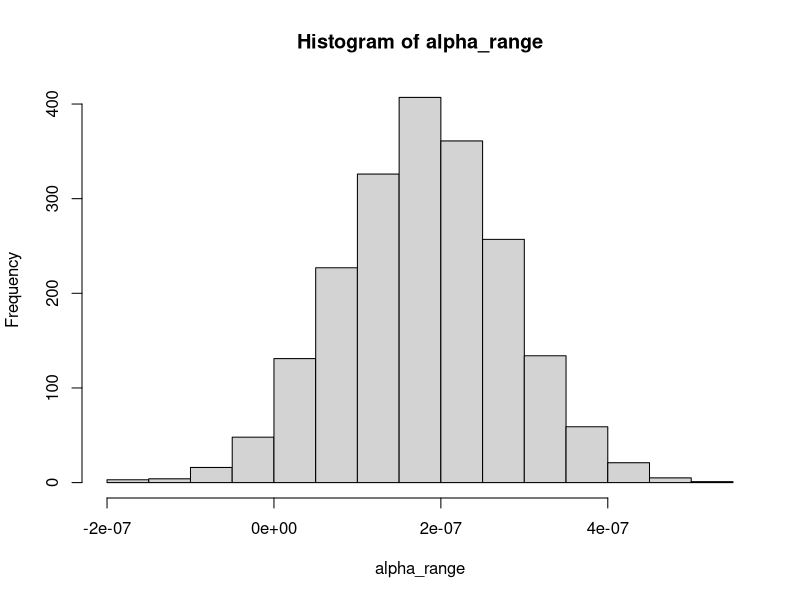

The R source for this figure: (Note: this script raises an error after producing the figure.)
library(boot)
#select alpha values between 
alpha_range<-rnorm(n=2000, mean=1.803*10^-7, sd=9.681081*10^-08)
hist(alpha_range)
#select values for specific heat capacity
#cp_soilds*rho_solids*v_solids+cp_water*rho_water*theta
#the density of water is 998 kg/m3
rho_water<- 998 #kg/m3
rho_solids=rnorm(n=2000, mean=1500, sd=100)
#####cp = specific heat
#specific heat of soil solids for sandy loam soil
#from Ochsner, 2001 
cp_solids<- rnorm(n=2000, mean=801, sd=10) #J/(kg K) 
#specific heat of water: 4182 J/kg/K
cp_water<- 4182 # J/kg/K
#soil water content for test days
starttime_1 <- as.POSIXct("2021-07-30 08:00:00 CEST")
endtime_1 <- as.POSIXct("2021-07-31 08:00:00 CEST")
VWC_1<-mean(dat.soil.merge$mean_VWC[dat.soil.merge$TIMESTAMP>=starttime_1&dat.soil.merge$TIMESTAMP<=endtime_1], na.rm=T)

#subset 2: "2021-08-10 13:05:12 CEST"  to "2021-08-11 13:05:36 CEST"
starttime_2 <- as.POSIXct("2021-08-04 00:00:00 CEST")
endtime_2 <- as.POSIXct("2021-08-05 00:00:00 CEST")
VWC_2<-mean(dat.soil.merge$mean_VWC[dat.soil.merge$TIMESTAMP>=starttime_2&dat.soil.merge$TIMESTAMP<=endtime_2], na.rm=T)

#subset 3 "2021-08-10 19:46:48 CEST" "2021-08-11 19:47:12 CEST"
starttime_3<-as.POSIXct("2021-08-11 00:00:00 CEST")
endtime_3<-as.POSIXct("2021-08-12 00:00:00 CEST")
VWC_3<-mean(dat.soil.merge$mean_VWC[dat.soil.merge$TIMESTAMP>=starttime_3&dat.soil.merge$TIMESTAMP<=endtime_3], na.rm=T)

#create input dataframe to bootstrap from
dat_1<-data.frame("alpha"=alpha_range, "rho_water"=998, 
                "cp_water"= 4182,  "theta"=VWC_1,
                "rho_soilds"=rho_solids,
                "cp_soilds"=cp_solids, 
                "v_solids"= 1-VWC_1)
dat_2<-data.frame("alpha"=alpha_range, "rho_water"=998, 
                  "cp_water"= 4182,  "theta"=VWC_2,
                  "rho_soilds"=rho_solids,
                  "cp_soilds"=cp_solids, 
                  "v_solids"= 1-VWC_2)
dat_3<-data.frame("alpha"=alpha_range, "rho_water"=998, 
                  "cp_water"= 4182,  "theta"=VWC_3,
                  "rho_soilds"=rho_solids,
                  "cp_soilds"=cp_solids, 
                  "v_solids"= 1-VWC_3)
str(dat_1)
#define function 
cond<-function(dat=dat, indices){
  dt<-dat[indices,]
  k<-c(dt[,1]*(dt[,2]*dt[,3]*dt[,4]+dt[,5]*dt[,6]*dt[,7]))
  return(k)
}

#bootstrap
k_1<-boot::boot(data = dat_1, statistic=cond, R=1000)
plot(k_1)
#calculate confidence intervals
boot.ci(boot.out = k_1,  type = "basic", conf = 0.95)

k_2<-boot::boot(data = dat_2, statistic=cond, R=1000)
plot(k_2)
#calculate confidence intervals
boot.ci(boot.out = k_2,  type = "basic", conf = 0.95)

k_3<-boot::boot(data = dat_3, statistic=cond, R=1000)
plot(k_3)
#calculate confidence intervals
boot.ci(boot.out = k_3,  type = "basic", conf = 0.95)


